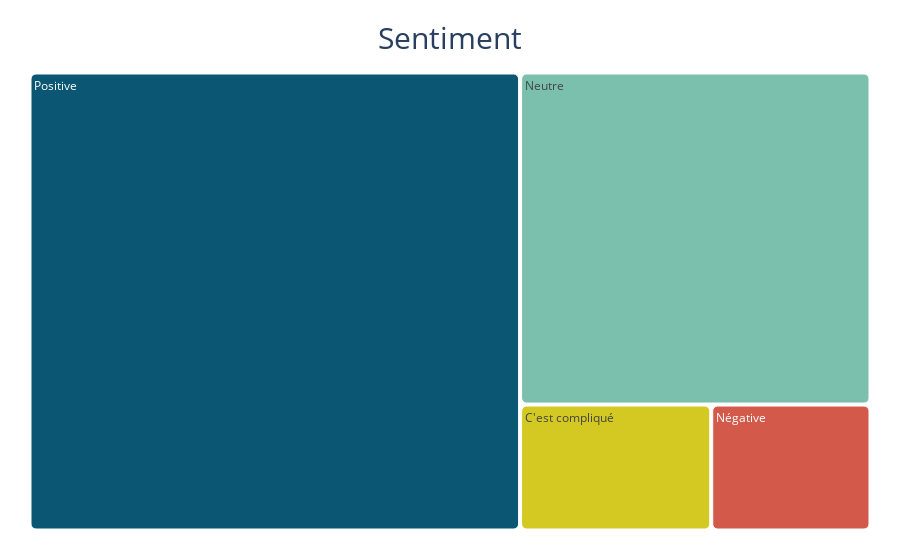

Source (notebook cell):
### Code cell
import plotly.express as px

fig = px.treemap(data, path=["Sentiment"],color= data["Sentiment"], color_discrete_map = {
    "Positive": "#0b5773",
    "Négative":"#d35a4b",
    "Neutre": "#7bc0ac",
    "C'est compliqué": "#d3c922",
},
                 title="Sentiment"
                 )
fig.update_traces(marker=dict(cornerradius=5))

fig.update_layout(
    margin = dict(t=50, l=25, r=25, b=25),
    title_font=dict(size=30),
    title_x=0.5, title_y=0.95
)
#mettre en commenteire pour voir les infos comme "count" en hover
fig.data[0].hovertemplate='<b></b>%{label}'

fig.show()

### Figure 1 — Plotly figure (JSON) as saved in the notebook; plotly's stock layout.template omitted (floating-point values rounded to 4 significant figures)
{"data": [{"branchvalues": "total", "customdata": [["C'est compliqué"], ["Neutre"], ["Négative"], ["Positive"]], "domain": {"x": [0, 1], "y": [0, 1]}, "hovertemplate": "<b></b>%{label}", "ids": ["C'est compliqué", "Neutre", "Négative", "Positive"], "labels": ["C'est compliqué", "Neutre", "Négative", "Positive"], "marker": {"colors": ["#d3c922", "#7bc0ac", "#d35a4b", "#0b5773"], "cornerradius": 5}, "name": "", "parents": ["", "", "", ""], "type": "treemap", "values": [6, 29, 5, 56]}], "layout": {"legend": {"tracegroupgap": 0}, "margin": {"b": 25, "l": 25, "r": 25, "t": 50}, "title": {"font": {"size": 30}, "text": "Sentiment", "x": 0.5, "y": 0.95}}}
